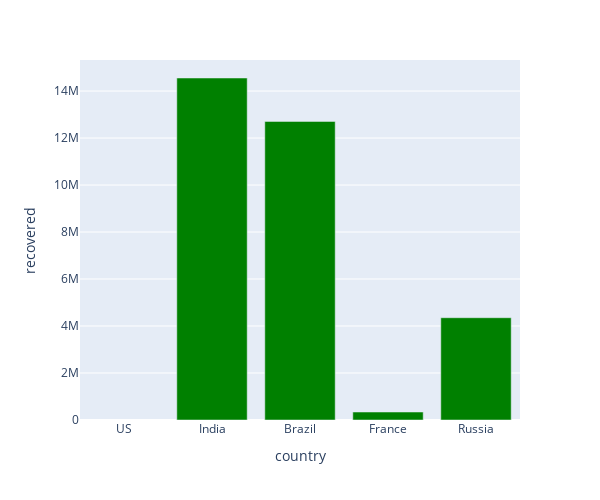

Source (notebook cell):
### Markdown cell above
# Recovered cases

### Code cell
px.bar(
    sorted_country_df.head(10),
    x = "country",
    y = "recovered",
#     title= "Top 10 worst affected countries", # the axis names
    color_discrete_sequence=["green"], 
    height=500,
    width=600
)

### Figure 1 — Plotly figure (JSON) as saved in the notebook; plotly's stock layout.template omitted (floating-point values rounded to 4 significant figures)
{"data": [{"alignmentgroup": "True", "hovertemplate": "country=%{x}<br>recovered=%{y}<extra></extra>", "legendgroup": "", "marker": {"color": "green"}, "name": "", "offsetgroup": "", "orientation": "v", "showlegend": false, "textposition": "auto", "type": "bar", "x": ["US", "India", "Brazil", "France", "Russia"], "xaxis": "x", "y": [null, 14556089, 12707500, 339392, 4352649], "yaxis": "y"}], "layout": {"barmode": "relative", "height": 500, "legend": {"tracegroupgap": 0}, "margin": {"t": 60}, "width": 600, "xaxis": {"anchor": "y", "domain": [0, 1], "title": {"text": "country"}}, "yaxis": {"anchor": "x", "domain": [0, 1], "title": {"text": "recovered"}}}}
